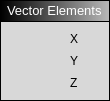
<?xml version="1.0" encoding="UTF-8"?>
<ui version="4.0">
 <class>GetVectorElementsBlock</class>
 <widget class="QWidget" name="GetVectorElementsBlock">
  <property name="geometry">
   <rect>
    <x>0</x>
    <y>0</y>
    <width>110</width>
    <height>101</height>
   </rect>
  </property>
  <property name="maximumSize">
   <size>
    <width>110</width>
    <height>16777215</height>
   </size>
  </property>
  <property name="windowTitle">
   <string>Form</string>
  </property>
  <layout class="QHBoxLayout" name="horizontalLayout">
   <property name="spacing">
    <number>0</number>
   </property>
   <property name="leftMargin">
    <number>0</number>
   </property>
   <property name="topMargin">
    <number>0</number>
   </property>
   <property name="rightMargin">
    <number>0</number>
   </property>
   <property name="bottomMargin">
    <number>0</number>
   </property>
   <item>
    <widget class="QWidget" name="Holder" native="true">
     <property name="styleSheet">
      <string notr="true">QWidget#Holder { background-color: rgb(0, 0, 0); }</string>
     </property>
     <layout class="QVBoxLayout" name="verticalLayout_4">
      <property name="spacing">
       <number>1</number>
      </property>
      <property name="leftMargin">
       <number>1</number>
      </property>
      <property name="topMargin">
       <number>1</number>
      </property>
      <property name="rightMargin">
       <number>1</number>
      </property>
      <property name="bottomMargin">
       <number>1</number>
      </property>
      <item>
       <widget class="QWidget" name="Header" native="true">
        <property name="minimumSize">
         <size>
          <width>0</width>
          <height>20</height>
         </size>
        </property>
        <property name="maximumSize">
         <size>
          <width>16777215</width>
          <height>28</height>
         </size>
        </property>
        <property name="styleSheet">
         <string notr="true">background-color: qlineargradient(spread:pad, x1:0, y1:0, x2:1, y2:0, stop:0 rgba(0, 0, 0, 255), stop:1 rgba(184, 184, 184, 255));</string>
        </property>
        <layout class="QVBoxLayout" name="verticalLayout_5">
         <property name="spacing">
          <number>6</number>
         </property>
         <property name="leftMargin">
          <number>6</number>
         </property>
         <property name="topMargin">
          <number>0</number>
         </property>
         <property name="rightMargin">
          <number>6</number>
         </property>
         <property name="bottomMargin">
          <number>0</number>
         </property>
         <item>
          <widget class="QLabel" name="label">
           <property name="maximumSize">
            <size>
             <width>100</width>
             <height>16777215</height>
            </size>
           </property>
           <property name="styleSheet">
            <string notr="true">background-color: rgba(255, 255, 255, 0);</string>
           </property>
           <property name="text">
            <string>&lt;html&gt;&lt;head/&gt;&lt;body&gt;&lt;p&gt;&lt;span style=&quot; font-size:10pt; color:#ffffff;&quot;&gt;Vector Elements&lt;/span&gt;&lt;/p&gt;&lt;/body&gt;&lt;/html&gt;</string>
           </property>
          </widget>
         </item>
        </layout>
       </widget>
      </item>
      <item>
       <widget class="QWidget" name="widget" native="true">
        <property name="styleSheet">
         <string notr="true">background-color: rgb(216, 216, 216);</string>
        </property>
        <layout class="QHBoxLayout" name="horizontalLayout_2">
         <item>
          <widget class="QWidget" name="InNodes" native="true">
           <property name="sizePolicy">
            <sizepolicy hsizetype="Preferred" vsizetype="Preferred">
             <horstretch>0</horstretch>
             <verstretch>0</verstretch>
            </sizepolicy>
           </property>
           <layout class="QVBoxLayout" name="verticalLayout_2">
            <property name="leftMargin">
             <number>0</number>
            </property>
            <property name="topMargin">
             <number>0</number>
            </property>
            <property name="rightMargin">
             <number>0</number>
            </property>
            <property name="bottomMargin">
             <number>0</number>
            </property>
            <item>
             <widget class="ConnectorIn" name="nodeIn" native="true">
              <property name="sizePolicy">
               <sizepolicy hsizetype="Preferred" vsizetype="Preferred">
                <horstretch>0</horstretch>
                <verstretch>0</verstretch>
               </sizepolicy>
              </property>
              <property name="minimumSize">
               <size>
                <width>16</width>
                <height>16</height>
               </size>
              </property>
              <property name="maximumSize">
               <size>
                <width>16</width>
                <height>16</height>
               </size>
              </property>
              <property name="styleSheet">
               <string notr="true"/>
              </property>
             </widget>
            </item>
           </layout>
          </widget>
         </item>
         <item>
          <spacer name="horizontalSpacer">
           <property name="orientation">
            <enum>Qt::Horizontal</enum>
           </property>
           <property name="sizeHint" stdset="0">
            <size>
             <width>40</width>
             <height>20</height>
            </size>
           </property>
          </spacer>
         </item>
         <item>
          <widget class="QWidget" name="OutNodes" native="true">
           <property name="layoutDirection">
            <enum>Qt::RightToLeft</enum>
           </property>
           <layout class="QVBoxLayout" name="verticalLayout_3">
            <property name="leftMargin">
             <number>0</number>
            </property>
            <property name="topMargin">
             <number>0</number>
            </property>
            <property name="rightMargin">
             <number>0</number>
            </property>
            <property name="bottomMargin">
             <number>0</number>
            </property>
            <item>
             <widget class="QWidget" name="NodeHolder" native="true">
              <property name="maximumSize">
               <size>
                <width>16777215</width>
                <height>16</height>
               </size>
              </property>
              <layout class="QHBoxLayout" name="horizontalLayout_3">
               <property name="leftMargin">
                <number>0</number>
               </property>
               <property name="topMargin">
                <number>0</number>
               </property>
               <property name="rightMargin">
                <number>0</number>
               </property>
               <property name="bottomMargin">
                <number>0</number>
               </property>
               <item>
                <widget class="ConnectorOut" name="nodeX" native="true">
                 <property name="sizePolicy">
                  <sizepolicy hsizetype="Preferred" vsizetype="Preferred">
                   <horstretch>0</horstretch>
                   <verstretch>0</verstretch>
                  </sizepolicy>
                 </property>
                 <property name="minimumSize">
                  <size>
                   <width>16</width>
                   <height>16</height>
                  </size>
                 </property>
                 <property name="maximumSize">
                  <size>
                   <width>16</width>
                   <height>16</height>
                  </size>
                 </property>
                 <property name="styleSheet">
                  <string notr="true"/>
                 </property>
                </widget>
               </item>
               <item>
                <widget class="QLabel" name="label_2">
                 <property name="text">
                  <string>X</string>
                 </property>
                </widget>
               </item>
              </layout>
             </widget>
            </item>
            <item>
             <widget class="QWidget" name="NodeHolder_2" native="true">
              <property name="maximumSize">
               <size>
                <width>16777215</width>
                <height>16</height>
               </size>
              </property>
              <layout class="QHBoxLayout" name="horizontalLayout_4">
               <property name="leftMargin">
                <number>0</number>
               </property>
               <property name="topMargin">
                <number>0</number>
               </property>
               <property name="rightMargin">
                <number>0</number>
               </property>
               <property name="bottomMargin">
                <number>0</number>
               </property>
               <item>
                <widget class="ConnectorOut" name="nodeY" native="true">
                 <property name="sizePolicy">
                  <sizepolicy hsizetype="Preferred" vsizetype="Preferred">
                   <horstretch>0</horstretch>
                   <verstretch>0</verstretch>
                  </sizepolicy>
                 </property>
                 <property name="minimumSize">
                  <size>
                   <width>16</width>
                   <height>16</height>
                  </size>
                 </property>
                 <property name="maximumSize">
                  <size>
                   <width>16</width>
                   <height>16</height>
                  </size>
                 </property>
                 <property name="styleSheet">
                  <string notr="true"/>
                 </property>
                </widget>
               </item>
               <item>
                <widget class="QLabel" name="label_3">
                 <property name="text">
                  <string>Y</string>
                 </property>
                </widget>
               </item>
              </layout>
             </widget>
            </item>
            <item>
             <widget class="QWidget" name="NodeHolder_3" native="true">
              <property name="maximumSize">
               <size>
                <width>16777215</width>
                <height>16</height>
               </size>
              </property>
              <layout class="QHBoxLayout" name="horizontalLayout_5">
               <property name="leftMargin">
                <number>0</number>
               </property>
               <property name="topMargin">
                <number>0</number>
               </property>
               <property name="rightMargin">
                <number>0</number>
               </property>
               <property name="bottomMargin">
                <number>0</number>
               </property>
               <item>
                <widget class="ConnectorOut" name="nodeZ" native="true">
                 <property name="sizePolicy">
                  <sizepolicy hsizetype="Preferred" vsizetype="Preferred">
                   <horstretch>0</horstretch>
                   <verstretch>0</verstretch>
                  </sizepolicy>
                 </property>
                 <property name="minimumSize">
                  <size>
                   <width>16</width>
                   <height>16</height>
                  </size>
                 </property>
                 <property name="maximumSize">
                  <size>
                   <width>16</width>
                   <height>16</height>
                  </size>
                 </property>
                 <property name="styleSheet">
                  <string notr="true"/>
                 </property>
                </widget>
               </item>
               <item>
                <widget class="QLabel" name="label_4">
                 <property name="text">
                  <string>Z</string>
                 </property>
                </widget>
               </item>
              </layout>
             </widget>
            </item>
           </layout>
          </widget>
         </item>
        </layout>
       </widget>
      </item>
     </layout>
    </widget>
   </item>
  </layout>
 </widget>
 <customwidgets>
  <customwidget>
   <class>ConnectorOut</class>
   <extends>QWidget</extends>
   <header>connectorout.h</header>
   <container>1</container>
  </customwidget>
  <customwidget>
   <class>ConnectorIn</class>
   <extends>QWidget</extends>
   <header>connectorin.h</header>
   <container>1</container>
  </customwidget>
 </customwidgets>
 <resources/>
 <connections/>
</ui>
